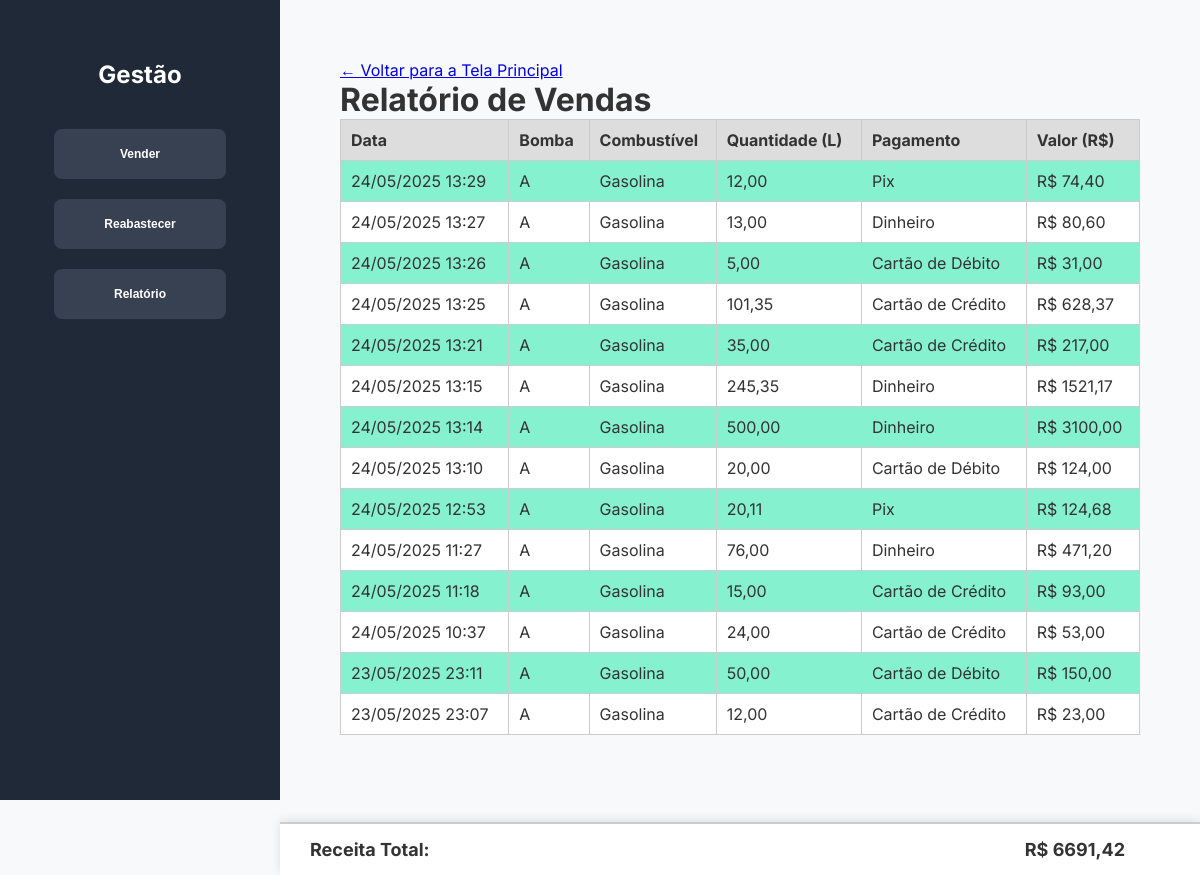
/relatorio, run on an earlier commit of the app's database.
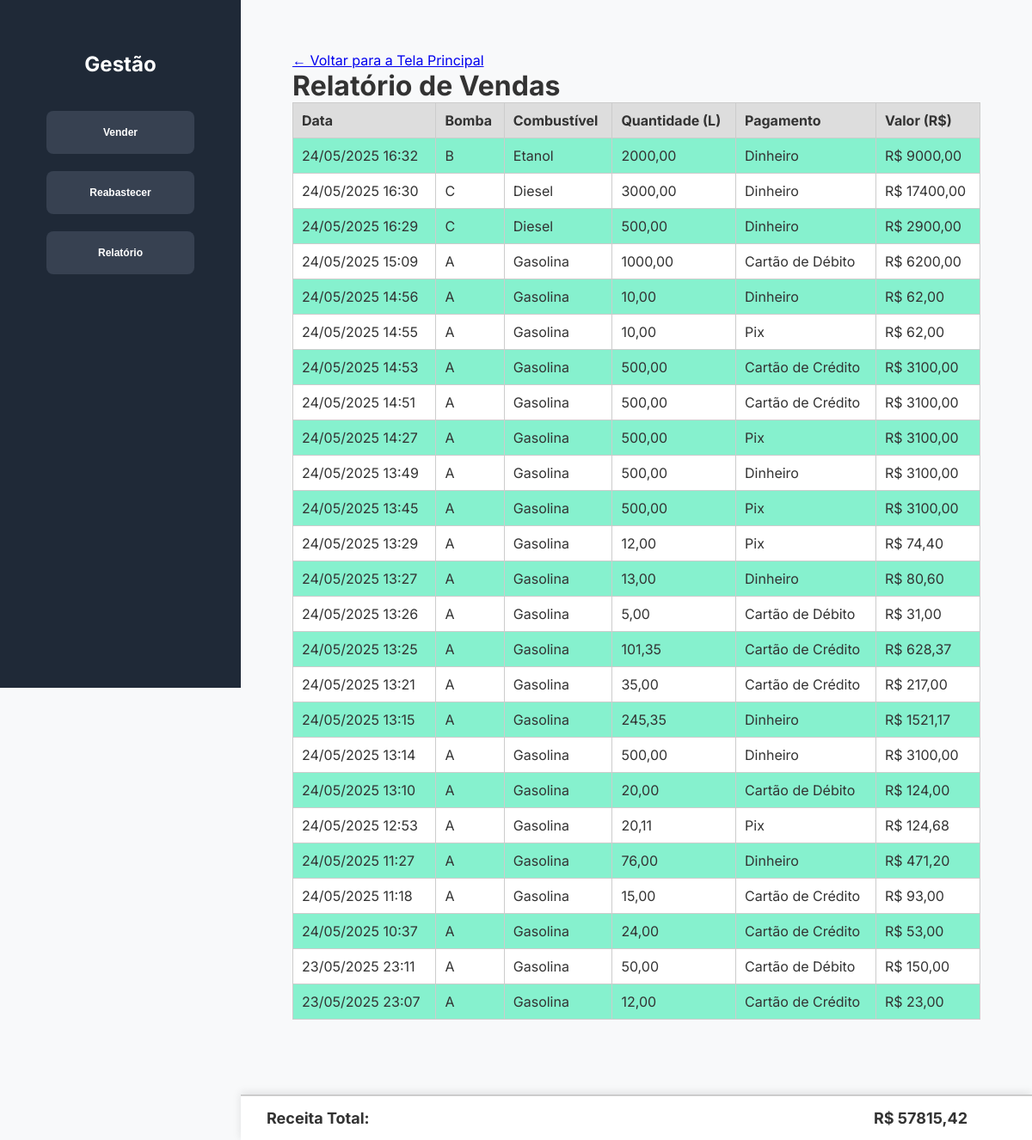
And on a later commit of the database.
### gestaoPostoCombustivel/models.py (models this page shows, shortened)
class Venda(models.Model):
    BOMBA_CHOICES = [
        ('A', 'Bomba A'),
        ('B', 'Bomba B'),
        ('C', 'Bomba C'),
        ('D', 'Bomba D'),
    ]
    COMBUSTIVEL_CHOICES = [
        ('etanol', 'Etanol'),
        ('diesel', 'Diesel'),
        ('gasolina', 'Gasolina'),
        ('gasolina_aditivada', 'Gasolina Aditivada'),
    ]
    PAGAMENTO_CHOICES = [
        ('credito', 'Cartão de Crédito'),
        ('debito', 'Cartão de Débito'),
        ('dinheiro', 'Dinheiro'),
        ('pix', 'Pix'),
    ]
    bomba = models.CharField(max_length=1, choices=BOMBA_CHOICES)
    combustivel = models.CharField(max_length=20, choices=COMBUSTIVEL_CHOICES)
    quantidade = models.DecimalField(max_digits=10, decimal_places=2)
    pagamento = models.CharField(max_length=10, choices=PAGAMENTO_CHOICES)
    valor = models.DecimalField(max_digits=10, decimal_places=2)
    data = models.DateTimeField(auto_now_add=True)

### gestaoPostoCombustivel/views.py (the view)
# urls.py: path('relatorio', views.relatorio, name='relatorio'), # rota para a view relatorio
def relatorio(request):
    vendas = Venda.objects.all().order_by('-data')
    receita_total = sum(venda.valor for venda in vendas)
    estoques = Estoque.objects.all().order_by('bomba')
    context = {
        'vendas': vendas,
        'receita_total': receita_total,
    }
    return render(request, 'relatorio.html', context)

### gestaoPostoCombustivel/templates/relatorio.html (shortened to what this page needs)
{% load static %}
<!DOCTYPE html>
<html lang="pt-br">
<head>
  <link rel="stylesheet" href="{% static 'assets/css/style.css' %}">
  <link rel="stylesheet" href="{% static 'assets/css/relatorio.css' %}">
</head>
<body>
  <div class="container">
    <aside class="sidebar">
      <h2 class="logo">Gestão</h2>
      <nav class="menu">
        <a href="{% url 'venda' %}">
          <button>Vender</button>
        </a>
        <a href="{% url 'reabastecer' %}">
          <button>Reabastecer</button>
        </a>
        <a href="{% url 'relatorio' %}">
          <button>Relatório</button>
        </a>
      </nav>
    </aside>
    <div class="main-content">
      <div class="back-button">
        <a href="{% url 'index' %}">
          &#8592; Voltar para a Tela Principal
        </a>
      </div>
      <h1>Relatório de Vendas</h1>
      {% if vendas %}
        <table class="tabela-vendas">
          <thead>
            <tr>
              <th>Data</th>
              <th>Bomba</th>
              <th>Combustível</th>
              <th>Quantidade (L)</th>
              <th>Pagamento</th>
              <th>Valor (R$)</th>
            </tr>
          </thead>
          <tbody>
            {% for venda in vendas %}
              <tr>
                <td>{{ venda.data|date:"d/m/Y H:i" }}</td>
                <td>{{ venda.bomba }}</td>
                <td>{{ venda.get_combustivel_display }}</td>
                <td>{{ venda.quantidade }}</td>
                <td>{{ venda.get_pagamento_display }}</td>
                <td>R$ {{ venda.valor }}</td>
              </tr>
            {% endfor %}
          </tbody>
        </table>
        <div class="receita-total">
          <span>Receita Total:</span>
          <strong>R$ {{ receita_total }}</strong>
        </div>
      {% else %}
        <p>Nenhuma venda registrada até o momento.</p>
      {% endif %}
    </div>
  </div>
</body>
</html>

### gestaoPostoCombustivel/static/assets/css/style.css (style rules this page uses)
* { margin: 0; padding: 0; box-sizing: border-box; }
body { font-family: 'Inter', sans-serif; background-color: #f8f9fa; color: #333; display: flex; min-height: 100vh; overflow-x: hidden; }
.container { display: flex; flex: 1; }
.sidebar { width: 280px; background-color: #1f2937; color: #fff; padding: 60px 60px; display: flex; flex-direction: column; align-items: center; position: sticky; top: 0; height: 100vh; }
.logo { font-size: 24px; margin-bottom: 40px; }
.menu button { width: 100%; padding: 18px 50px; margin-bottom: 20px; background-color: #374151; color: #fff; border: none; border-radius: 8px; font-size: 12px; font-weight: 600; cursor: pointer; transition: background-color 0.3s; }
.main-content { flex: 1; padding: 60px; overflow-y: auto; }

### gestaoPostoCombustivel/static/assets/css/relatorio.css (style rules this page uses)
.tabela-vendas tbody tr:nth-child(odd) { background-color: #86f1ce; }
.tabela-vendas tbody tr:nth-child(even) { background-color: #ffffff; }
.tabela-vendas { width: 100%; border-collapse: collapse; margin-bottom: 80px; }
.tabela-vendas th, .tabela-vendas td { border: 1px solid #ccc; padding: 10px; text-align: left; }
.tabela-vendas th { background-color: #ddd; }
.receita-total { position: fixed; bottom: 0; left: 280px; right: 0; width: calc(100% - 280px); background-color: #ffffff; padding: 15px 30px; padding-right: 75px; border-top: 2px solid #ccc; font-size: 18px; font-weight: bold; z-index: 1000; box-shadow: 0 -2px 10px rgba(0, 0, 0, 0.1); display: flex; justify-content: space-between; align-items: center; }

What changed in the data, as far as the page shows it:
added Venda: data "24/05/2025 16:32", bomba "B", combustivel "Etanol", quantidade "2000,00", pagamento "Dinheiro", valor "9000,00"
added Venda: data "24/05/2025 16:30", bomba "C", combustivel "Diesel", quantidade "3000,00", pagamento "Dinheiro", valor "17400,00"
added Venda: data "24/05/2025 16:29", bomba "C", combustivel "Diesel", quantidade "500,00", pagamento "Dinheiro", valor "2900,00"
added Venda: data "24/05/2025 15:09", bomba "A", combustivel "Gasolina", quantidade "1000,00", pagamento "Cartão de Débito", valor "6200,00"
added Venda: data "24/05/2025 14:56", bomba "A", combustivel "Gasolina", quantidade "10,00", pagamento "Dinheiro", valor "62,00"
added Venda: data "24/05/2025 14:55", bomba "A", combustivel "Gasolina", quantidade "10,00", pagamento "Pix", valor "62,00"
added Venda: data "24/05/2025 14:53", bomba "A", combustivel "Gasolina", quantidade "500,00", pagamento "Cartão de Crédito", valor "3100,00"
added Venda: data "24/05/2025 14:51", bomba "A", combustivel "Gasolina", quantidade "500,00", pagamento "Cartão de Crédito", valor "3100,00"
added Venda: data "24/05/2025 14:27", bomba "A", combustivel "Gasolina", quantidade "500,00", pagamento "Pix", valor "3100,00"
added Venda: data "24/05/2025 13:49", bomba "A", combustivel "Gasolina", quantidade "500,00", pagamento "Dinheiro", valor "3100,00"
added Venda: data "24/05/2025 13:45", bomba "A", combustivel "Gasolina", quantidade "500,00", pagamento "Pix", valor "3100,00"
Also different on the page:
{{ receita_total }}: "6691,42" → "57815,42"
